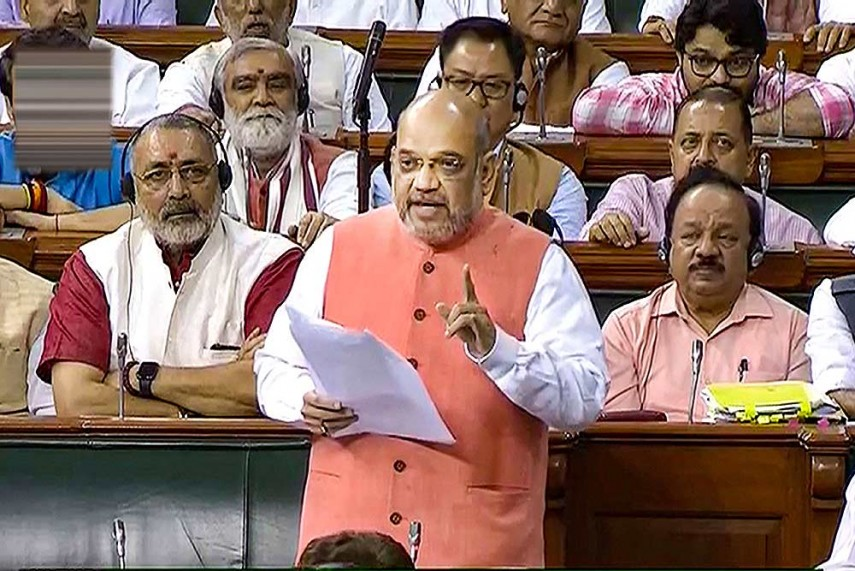
#> input picture face_extract/test_images/test-2.jpg, 855 x 571 px
$ python api.py
#> lines starting #> are read from the running program, lines starting #| are printed output that depends on the picture; after the words box and inside, x2 and y2 are one past the last pixel; in counts of white or black regions, pixels touching at a corner belong together
import cv2
import numpy as np
import matplotlib.pyplot as plt

from config import *

def loadClassifier():
    """
    Load Pre-Trained/Trained Face Dectector
    """
    return cv2.CascadeClassifier(CASCADE_CLASSIFIER)

def rgbToGrayscale(image):
    """
    Convert RGB image to Grayscale
    """
    gray_image = cv2.cvtColor(image, cv2.COLOR_RGB2GRAY)
    return gray_image

def readIamge(image_path):
    """
    Read Image
    """
#> called with image_path = 'test_images/test-2.jpg'
    image = cv2.imread(image_path)
#> image is the input picture: shape (571, 855, 3); mean B, G, R 103.7, 112, 140.6
    image = cv2.cvtColor(image, cv2.COLOR_BGR2RGB)
#> in rgbToGrayscale, `gray_image = cv2.cvtColor(image, cv2.COLOR_RGB2GRAY)`:
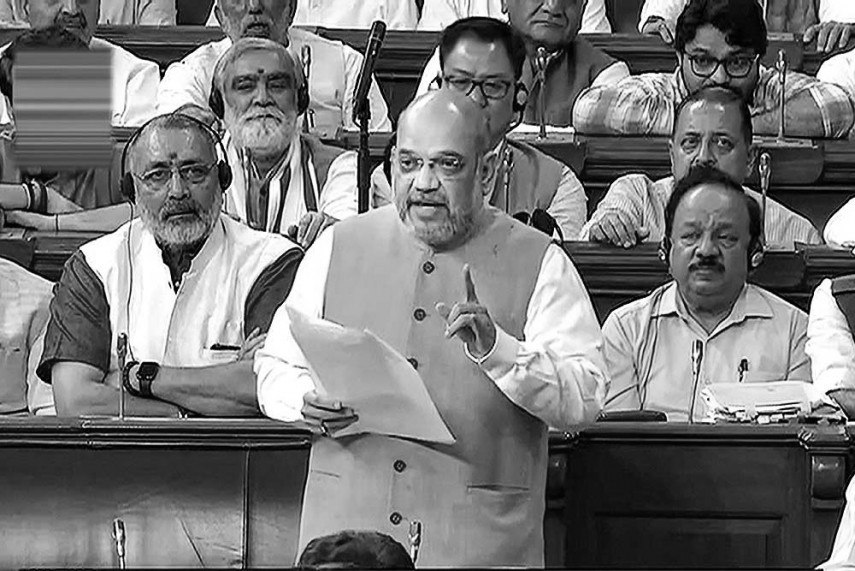
#> gray_image: shape (571, 855); min 0, max 255, mean 119.6
    return image

def saveImage(image, image_path):
    """
    Save {image} at {image_path} location
    """
    cv2.imwrite(image_path, image)

def showImage(image):
    """
    Show Image
    PRESS 0 for next image
    """
    cv2.imshow("Image",image)
    cv2.waitKey(0)


def cropFaces(image):
    """
    Crop faces detected from the image
    """

    face_cascade = loadClassifier()

    faces = face_cascade.detectMultiScale(image, 1.25, 6)
#> faces = [[671, 25, 94, 94], [664, 109, 82, 82], [376, 126, 101, 101], [124, 133, 106, 106], [661, 199, 93, 93]]

    # Print number of faces found
    print('Number of faces detected:', len(faces))
#| Number of faces detected: 5

    extracted_faces = []

    for face in faces:
        x, y, w, h = [ v for v in face ]
        cv2.rectangle(image, (x,y), (x+w, y+h), GRAY_CODE, CHANNELS)
        extracted_faces.append(image[y:y+h, x:x+w] )
#> this loop made 5 passes
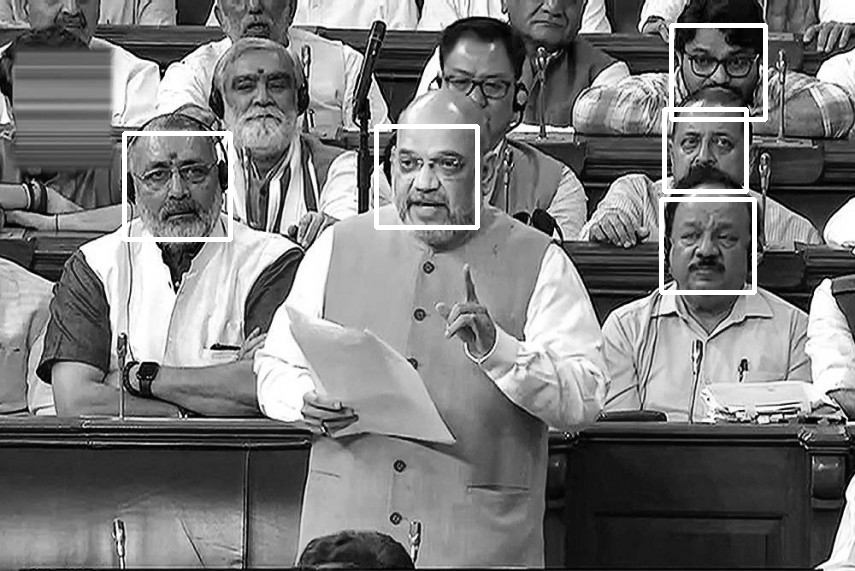
#> image: shape (571, 855); 1.93% of pixels changed, all inside (x1, y1, x2, y2) = (122, 23, 768, 295)
#> after the loop, extracted_faces = 5 items

    return extracted_faces

if __name__ == "__main__":

    # SAMPLE USAGE CODE FOR HELP

    image = readIamge('test_images/test-2.jpg')

    gray_image = rgbToGrayscale(image)

    cropFaces(gray_image)

$ run again, with face_extract/test_images/test-1.jpg copied over face_extract/test_images/test-2.jpg
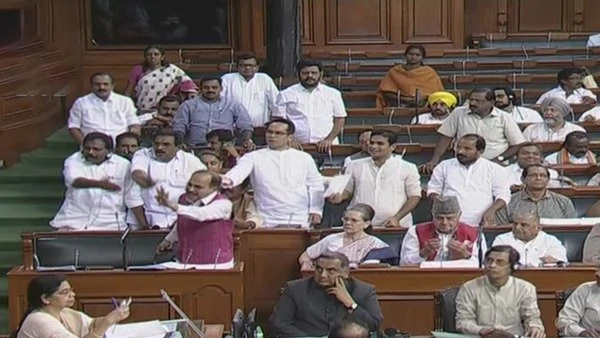
#> input picture face_extract/test_images/test-1.jpg, 600 x 338 px
#> in readIamge, image is the input picture: shape (338, 600, 3); mean B, G, R 95.7, 99.1, 111.3
#> in rgbToGrayscale, `gray_image = cv2.cvtColor(image, cv2.COLOR_RGB2GRAY)`:
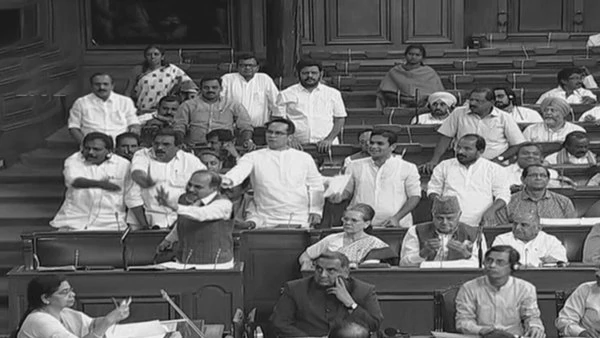
#> gray_image: shape (338, 600); min 6, max 254, mean 102.4
#> faces = ()
#| Number of faces detected: 0
#> after the loop in cropFaces, `for face in faces:`: extracted_faces = []

$ run again, with face_extract/test_images/test-3.jpg copied over face_extract/test_images/test-2.jpg
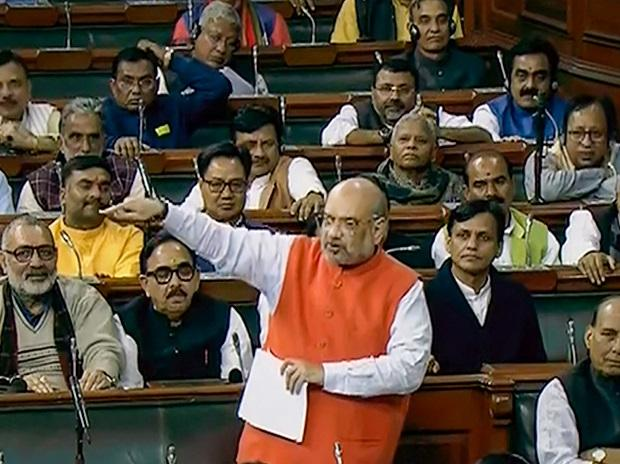
#> input picture face_extract/test_images/test-3.jpg, 620 x 464 px
#> in readIamge, image is the input picture: shape (464, 620, 3); mean B, G, R 62.3, 75.7, 89.7
#> in rgbToGrayscale, `gray_image = cv2.cvtColor(image, cv2.COLOR_RGB2GRAY)`:
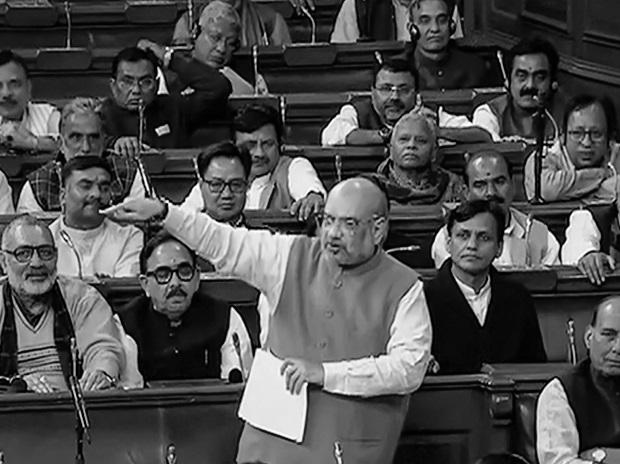
#> gray_image: shape (464, 620); min 0, max 255, mean 78.3
#> faces = [[410, 4, 46, 46], [500, 52, 60, 60], [109, 59, 55, 55], [367, 67, 55, 55], [559, 111, 56, 56], [56, 114, 59, 59], [65, 164, 56, 56], [198, 162, 57, 57], [445, 214, 57, 57], [306, 197, 65, 65], [5, 228, 62, 62], [140, 245, 69, 69]]
#| Number of faces detected: 12
#> the loop in cropFaces, `for face in faces:` made 12 passes
#> after the loop in cropFaces, `for face in faces:`:
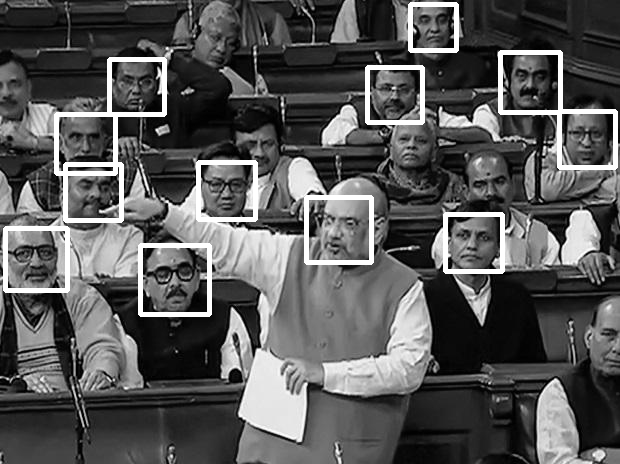
#> image: shape (464, 620); 4.75% of pixels changed, all inside (x1, y1, x2, y2) = (3, 2, 618, 317)
#> after the loop in cropFaces, `for face in faces:`: extracted_faces = 12 items

$ run again, with face_extract/test_images/test-4.jpg copied over face_extract/test_images/test-2.jpg
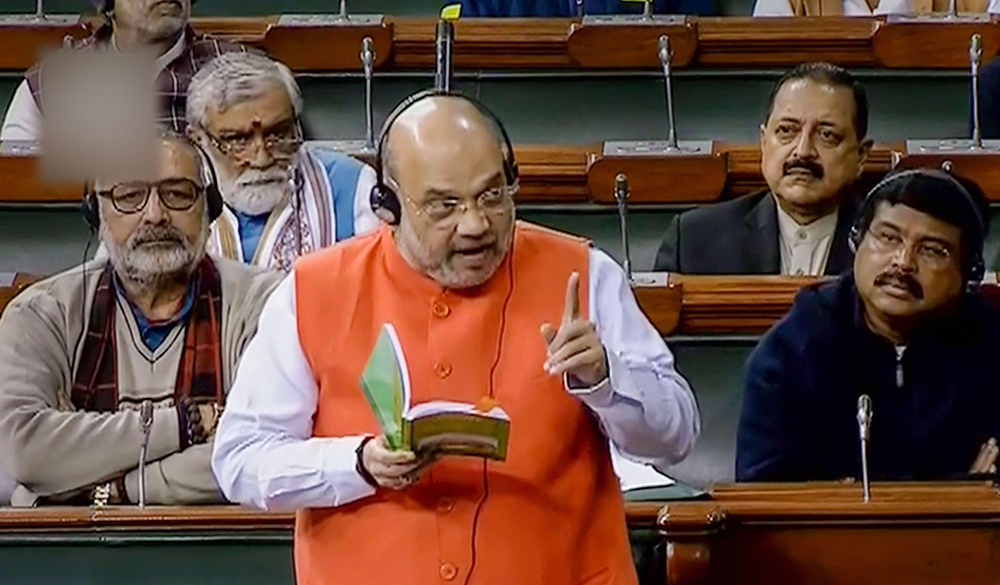
#> input picture face_extract/test_images/test-4.jpg, 1000 x 585 px, shrunk from 4800 x 2810 before the run
#> in readIamge, image is the input picture: shape (585, 1000, 3); mean B, G, R 64.3, 76, 105.5
#> in rgbToGrayscale, `gray_image = cv2.cvtColor(image, cv2.COLOR_RGB2GRAY)`:
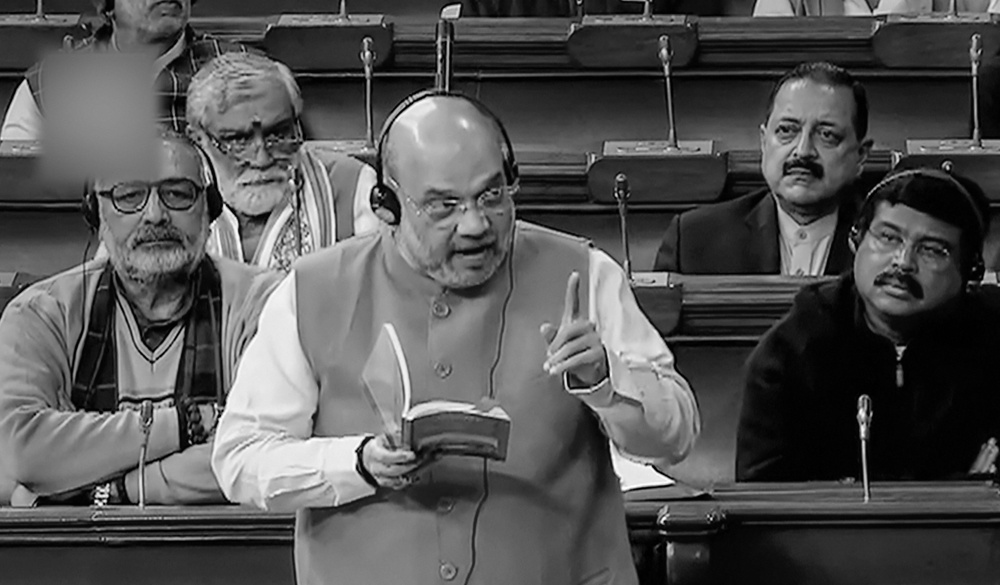
#> gray_image: shape (585, 1000); min 0, max 255, mean 83.5
#> faces = [[748, 86, 117, 117], [844, 196, 121, 121], [84, 141, 139, 139], [396, 146, 143, 143]]
#| Number of faces detected: 4
#> the loop in cropFaces, `for face in faces:` made 4 passes
#> after the loop in cropFaces, `for face in faces:`:
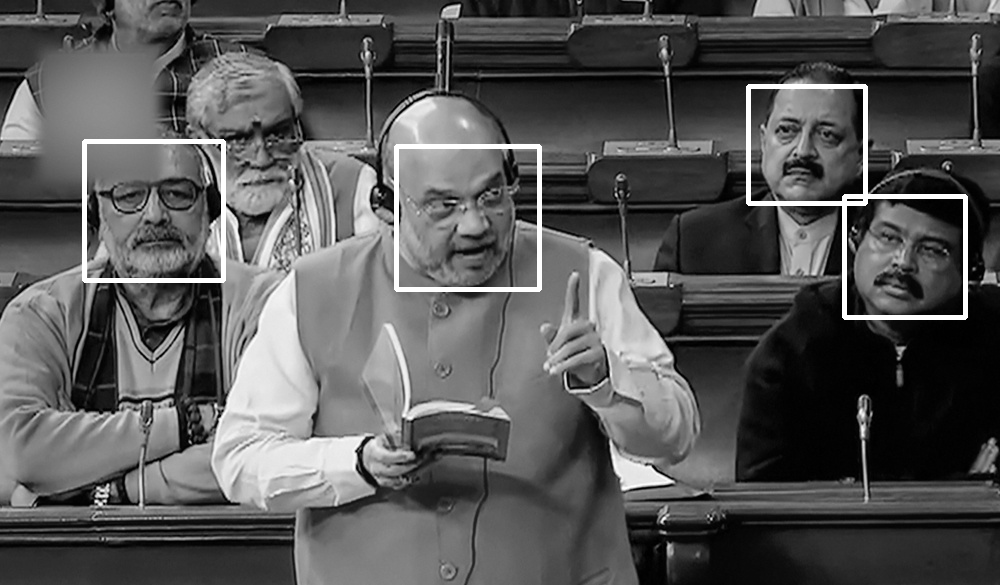
#> image: shape (585, 1000); 1.76% of pixels changed, all inside (x1, y1, x2, y2) = (82, 84, 968, 320)
#> after the loop in cropFaces, `for face in faces:`: extracted_faces = 4 items
